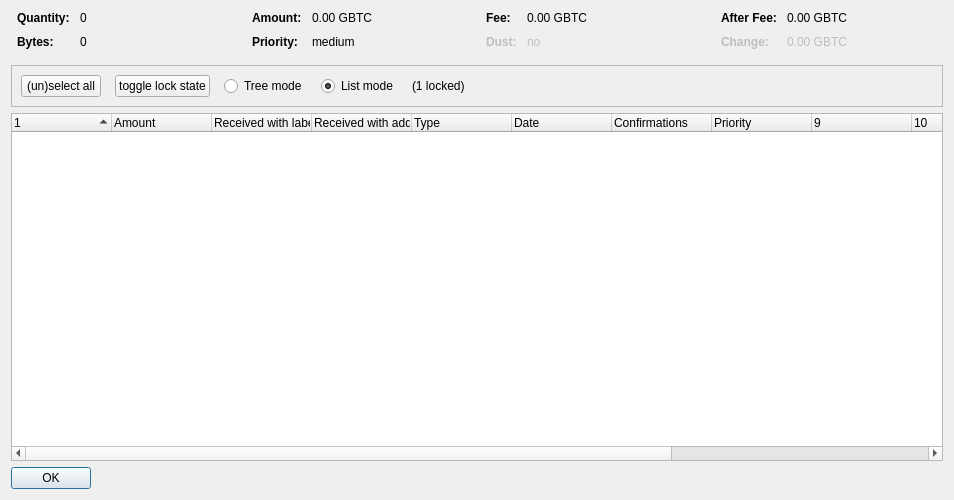
<?xml version="1.0" encoding="UTF-8"?>
<ui version="4.0">
 <class>CoinControlDialog</class>
 <widget class="QDialog" name="CoinControlDialog">
  <property name="geometry">
   <rect>
    <x>0</x>
    <y>0</y>
    <width>954</width>
    <height>500</height>
   </rect>
  </property>
  <property name="windowTitle">
   <string>Coin Selection</string>
  </property>
  <layout class="QVBoxLayout" name="verticalLayout">
   <item>
    <layout class="QHBoxLayout" name="horizontalLayoutTop" stretch="0,0,0,0">
     <property name="topMargin">
      <number>0</number>
     </property>
     <property name="bottomMargin">
      <number>10</number>
     </property>
     <item>
      <layout class="QFormLayout" name="formLayoutCoinControl1">
       <property name="horizontalSpacing">
        <number>10</number>
       </property>
       <property name="verticalSpacing">
        <number>10</number>
       </property>
       <property name="leftMargin">
        <number>6</number>
       </property>
       <property name="rightMargin">
        <number>6</number>
       </property>
       <item row="0" column="0">
        <widget class="QLabel" name="labelCoinControlQuantityText">
         <property name="font">
          <font>
           <weight>75</weight>
           <bold>true</bold>
          </font>
         </property>
         <property name="text">
          <string>Quantity:</string>
         </property>
        </widget>
       </item>
       <item row="0" column="1">
        <widget class="QLabel" name="labelCoinControlQuantity">
         <property name="cursor">
          <cursorShape>IBeamCursor</cursorShape>
         </property>
         <property name="contextMenuPolicy">
          <enum>Qt::ActionsContextMenu</enum>
         </property>
         <property name="text">
          <string notr="true">0</string>
         </property>
         <property name="textInteractionFlags">
          <set>Qt::LinksAccessibleByMouse|Qt::TextSelectableByKeyboard|Qt::TextSelectableByMouse</set>
         </property>
        </widget>
       </item>
       <item row="1" column="0">
        <widget class="QLabel" name="labelCoinControlBytesText">
         <property name="font">
          <font>
           <weight>75</weight>
           <bold>true</bold>
          </font>
         </property>
         <property name="text">
          <string>Bytes:</string>
         </property>
        </widget>
       </item>
       <item row="1" column="1">
        <widget class="QLabel" name="labelCoinControlBytes">
         <property name="cursor">
          <cursorShape>IBeamCursor</cursorShape>
         </property>
         <property name="contextMenuPolicy">
          <enum>Qt::ActionsContextMenu</enum>
         </property>
         <property name="text">
          <string notr="true">0</string>
         </property>
         <property name="textInteractionFlags">
          <set>Qt::LinksAccessibleByMouse|Qt::TextSelectableByKeyboard|Qt::TextSelectableByMouse</set>
         </property>
        </widget>
       </item>
      </layout>
     </item>
     <item>
      <layout class="QFormLayout" name="formLayoutCoinControl2">
       <property name="horizontalSpacing">
        <number>10</number>
       </property>
       <property name="verticalSpacing">
        <number>10</number>
       </property>
       <property name="leftMargin">
        <number>6</number>
       </property>
       <property name="rightMargin">
        <number>6</number>
       </property>
       <item row="0" column="0">
        <widget class="QLabel" name="labelCoinControlAmountText">
         <property name="font">
          <font>
           <weight>75</weight>
           <bold>true</bold>
          </font>
         </property>
         <property name="text">
          <string>Amount:</string>
         </property>
        </widget>
       </item>
       <item row="0" column="1">
        <widget class="QLabel" name="labelCoinControlAmount">
         <property name="cursor">
          <cursorShape>IBeamCursor</cursorShape>
         </property>
         <property name="contextMenuPolicy">
          <enum>Qt::ActionsContextMenu</enum>
         </property>
         <property name="text">
          <string notr="true">0.00 GBTC</string>
         </property>
         <property name="textInteractionFlags">
          <set>Qt::LinksAccessibleByMouse|Qt::TextSelectableByKeyboard|Qt::TextSelectableByMouse</set>
         </property>
        </widget>
       </item>
       <item row="1" column="0">
        <widget class="QLabel" name="labelCoinControlPriorityText">
         <property name="font">
          <font>
           <weight>75</weight>
           <bold>true</bold>
          </font>
         </property>
         <property name="text">
          <string>Priority:</string>
         </property>
        </widget>
       </item>
       <item row="1" column="1">
        <widget class="QLabel" name="labelCoinControlPriority">
         <property name="cursor">
          <cursorShape>IBeamCursor</cursorShape>
         </property>
         <property name="contextMenuPolicy">
          <enum>Qt::ActionsContextMenu</enum>
         </property>
         <property name="text">
          <string>medium</string>
         </property>
         <property name="textInteractionFlags">
          <set>Qt::LinksAccessibleByMouse|Qt::TextSelectableByKeyboard|Qt::TextSelectableByMouse</set>
         </property>
        </widget>
       </item>
      </layout>
     </item>
     <item>
      <layout class="QFormLayout" name="formLayoutCoinControl3">
       <property name="horizontalSpacing">
        <number>10</number>
       </property>
       <property name="verticalSpacing">
        <number>10</number>
       </property>
       <property name="leftMargin">
        <number>6</number>
       </property>
       <property name="rightMargin">
        <number>6</number>
       </property>
       <item row="0" column="0">
        <widget class="QLabel" name="labelCoinControlFeeText">
         <property name="font">
          <font>
           <weight>75</weight>
           <bold>true</bold>
          </font>
         </property>
         <property name="text">
          <string>Fee:</string>
         </property>
        </widget>
       </item>
       <item row="0" column="1">
        <widget class="QLabel" name="labelCoinControlFee">
         <property name="cursor">
          <cursorShape>IBeamCursor</cursorShape>
         </property>
         <property name="contextMenuPolicy">
          <enum>Qt::ActionsContextMenu</enum>
         </property>
         <property name="text">
          <string notr="true">0.00 GBTC</string>
         </property>
         <property name="textInteractionFlags">
          <set>Qt::LinksAccessibleByMouse|Qt::TextSelectableByKeyboard|Qt::TextSelectableByMouse</set>
         </property>
        </widget>
       </item>
       <item row="1" column="0">
        <widget class="QLabel" name="labelCoinControlLowOutputText">
         <property name="enabled">
          <bool>false</bool>
         </property>
         <property name="font">
          <font>
           <weight>75</weight>
           <bold>true</bold>
          </font>
         </property>
         <property name="text">
          <string>Dust:</string>
         </property>
        </widget>
       </item>
       <item row="1" column="1">
        <widget class="QLabel" name="labelCoinControlLowOutput">
         <property name="enabled">
          <bool>false</bool>
         </property>
         <property name="cursor">
          <cursorShape>IBeamCursor</cursorShape>
         </property>
         <property name="contextMenuPolicy">
          <enum>Qt::ActionsContextMenu</enum>
         </property>
         <property name="text">
          <string>no</string>
         </property>
         <property name="textInteractionFlags">
          <set>Qt::LinksAccessibleByMouse|Qt::TextSelectableByKeyboard|Qt::TextSelectableByMouse</set>
         </property>
        </widget>
       </item>
      </layout>
     </item>
     <item>
      <layout class="QFormLayout" name="formLayoutCoinControl4">
       <property name="horizontalSpacing">
        <number>10</number>
       </property>
       <property name="verticalSpacing">
        <number>10</number>
       </property>
       <property name="leftMargin">
        <number>6</number>
       </property>
       <property name="rightMargin">
        <number>6</number>
       </property>
       <item row="0" column="0">
        <widget class="QLabel" name="labelCoinControlAfterFeeText">
         <property name="font">
          <font>
           <weight>75</weight>
           <bold>true</bold>
          </font>
         </property>
         <property name="text">
          <string>After Fee:</string>
         </property>
        </widget>
       </item>
       <item row="0" column="1">
        <widget class="QLabel" name="labelCoinControlAfterFee">
         <property name="cursor">
          <cursorShape>IBeamCursor</cursorShape>
         </property>
         <property name="contextMenuPolicy">
          <enum>Qt::ActionsContextMenu</enum>
         </property>
         <property name="text">
          <string notr="true">0.00 GBTC</string>
         </property>
         <property name="textInteractionFlags">
          <set>Qt::LinksAccessibleByMouse|Qt::TextSelectableByKeyboard|Qt::TextSelectableByMouse</set>
         </property>
        </widget>
       </item>
       <item row="1" column="0">
        <widget class="QLabel" name="labelCoinControlChangeText">
         <property name="enabled">
          <bool>false</bool>
         </property>
         <property name="font">
          <font>
           <weight>75</weight>
           <bold>true</bold>
          </font>
         </property>
         <property name="text">
          <string>Change:</string>
         </property>
        </widget>
       </item>
       <item row="1" column="1">
        <widget class="QLabel" name="labelCoinControlChange">
         <property name="enabled">
          <bool>false</bool>
         </property>
         <property name="cursor">
          <cursorShape>IBeamCursor</cursorShape>
         </property>
         <property name="contextMenuPolicy">
          <enum>Qt::ActionsContextMenu</enum>
         </property>
         <property name="text">
          <string notr="true">0.00 GBTC</string>
         </property>
         <property name="textInteractionFlags">
          <set>Qt::LinksAccessibleByMouse|Qt::TextSelectableByKeyboard|Qt::TextSelectableByMouse</set>
         </property>
        </widget>
       </item>
      </layout>
     </item>
    </layout>
   </item>
   <item>
    <widget class="QFrame" name="frame">
     <property name="minimumSize">
      <size>
       <width>0</width>
       <height>40</height>
      </size>
     </property>
     <property name="frameShape">
      <enum>QFrame::StyledPanel</enum>
     </property>
     <property name="frameShadow">
      <enum>QFrame::Sunken</enum>
     </property>
     <layout class="QHBoxLayout" name="horizontalLayout">
      <item>
       <layout class="QHBoxLayout" name="horizontalLayoutPanel" stretch="0,0,0,0,0,0">
        <property name="spacing">
         <number>14</number>
        </property>
        <item>
         <widget class="QPushButton" name="pushButtonSelectAll">
          <property name="sizePolicy">
           <sizepolicy hsizetype="Maximum" vsizetype="Fixed">
            <horstretch>0</horstretch>
            <verstretch>0</verstretch>
           </sizepolicy>
          </property>
          <property name="text">
           <string>(un)select all</string>
          </property>
          <property name="autoDefault">
           <bool>false</bool>
          </property>
         </widget>
        </item>
        <item>
         <widget class="QPushButton" name="pushButtonToggleLock">
          <property name="sizePolicy">
           <sizepolicy hsizetype="Maximum" vsizetype="Fixed">
            <horstretch>0</horstretch>
            <verstretch>0</verstretch>
           </sizepolicy>
          </property>
          <property name="text">
           <string>toggle lock state</string>
          </property>
          <property name="autoDefault">
           <bool>false</bool>
          </property>
         </widget>
        </item>
        <item>
         <widget class="QRadioButton" name="radioTreeMode">
          <property name="sizePolicy">
           <sizepolicy hsizetype="Maximum" vsizetype="Fixed">
            <horstretch>0</horstretch>
            <verstretch>0</verstretch>
           </sizepolicy>
          </property>
          <property name="text">
           <string>Tree mode</string>
          </property>
         </widget>
        </item>
        <item>
         <widget class="QRadioButton" name="radioListMode">
          <property name="sizePolicy">
           <sizepolicy hsizetype="Maximum" vsizetype="Fixed">
            <horstretch>0</horstretch>
            <verstretch>0</verstretch>
           </sizepolicy>
          </property>
          <property name="text">
           <string>List mode</string>
          </property>
          <property name="checked">
           <bool>true</bool>
          </property>
         </widget>
        </item>
        <item>
         <widget class="QLabel" name="labelLocked">
          <property name="text">
           <string>(1 locked)</string>
          </property>
         </widget>
        </item>
        <item>
         <spacer name="horizontalSpacer">
          <property name="orientation">
           <enum>Qt::Horizontal</enum>
          </property>
          <property name="sizeHint" stdset="0">
           <size>
            <width>40</width>
            <height>20</height>
           </size>
          </property>
         </spacer>
        </item>
       </layout>
      </item>
     </layout>
    </widget>
   </item>
   <item>
    <widget class="CoinControlTreeWidget" name="treeWidget">
     <property name="contextMenuPolicy">
      <enum>Qt::CustomContextMenu</enum>
     </property>
     <property name="sortingEnabled">
      <bool>false</bool>
     </property>
     <property name="columnCount">
      <number>13</number>
     </property>
     <attribute name="headerShowSortIndicator" stdset="0">
      <bool>true</bool>
     </attribute>
     <attribute name="headerStretchLastSection">
      <bool>false</bool>
     </attribute>
     <column>
      <property name="text">
       <string/>
      </property>
     </column>
     <column>
      <property name="text">
       <string>Amount</string>
      </property>
     </column>
     <column>
      <property name="text">
       <string>Received with label</string>
      </property>
     </column>
     <column>
      <property name="text">
       <string>Received with address</string>
      </property>
     </column>
     <column>
      <property name="text">
       <string>Type</string>
      </property>
     </column>
     <column>
      <property name="text">
       <string>Date</string>
      </property>
     </column>
     <column>
      <property name="text">
       <string>Confirmations</string>
      </property>
      <property name="toolTip">
       <string>Confirmed</string>
      </property>
     </column>
     <column>
      <property name="text">
       <string>Priority</string>
      </property>
     </column>
     <column>
      <property name="text">
       <string/>
      </property>
     </column>
     <column>
      <property name="text">
       <string/>
      </property>
     </column>
     <column>
      <property name="text">
       <string/>
      </property>
     </column>
     <column>
      <property name="text">
       <string/>
      </property>
     </column>
     <column>
      <property name="text">
       <string/>
      </property>
     </column>
    </widget>
   </item>
   <item>
    <widget class="QDialogButtonBox" name="buttonBox">
     <property name="sizePolicy">
      <sizepolicy hsizetype="Maximum" vsizetype="Fixed">
       <horstretch>0</horstretch>
       <verstretch>0</verstretch>
      </sizepolicy>
     </property>
     <property name="orientation">
      <enum>Qt::Horizontal</enum>
     </property>
     <property name="standardButtons">
      <set>QDialogButtonBox::Ok</set>
     </property>
    </widget>
   </item>
  </layout>
 </widget>
 <customwidgets>
  <customwidget>
   <class>CoinControlTreeWidget</class>
   <extends>QTreeWidget</extends>
   <header>coincontroltreewidget.h</header>
  </customwidget>
 </customwidgets>
 <resources/>
 <connections/>
</ui>
